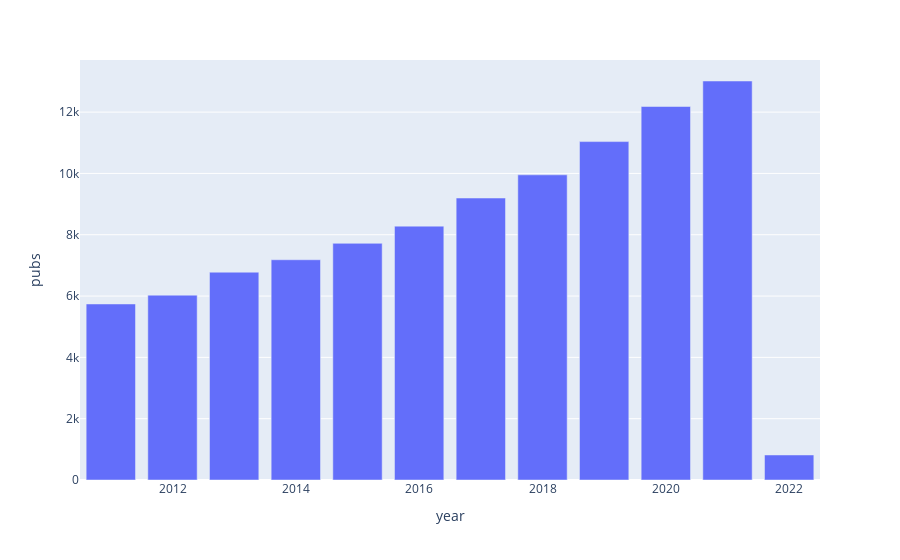

The code cell stored with this chart in its notebook:
### Markdown cell above
## 2. Publications output by year

### Code cell
allpubs = dsl.query(f"""
    
        search publications 
            where research_orgs.id = "{institution}"
            and type="article"
            and year > 2010
        return year
    
    
    """).as_dataframe()

allpubs.columns = ['pubs', 'year']
px.bar(allpubs, x="year", y="pubs")

### Figure 1 — Plotly figure (JSON) as saved in the notebook; plotly's stock layout.template omitted (floating-point values rounded to 4 significant figures)
{"data": [{"alignmentgroup": "True", "hovertemplate": "year=%{x}<br>pubs=%{y}<extra></extra>", "legendgroup": "", "marker": {"color": "#636efa", "pattern": {"shape": ""}}, "name": "", "offsetgroup": "", "orientation": "v", "showlegend": false, "textposition": "auto", "type": "bar", "x": [2021, 2020, 2019, 2018, 2017, 2016, 2015, 2014, 2013, 2012, 2011, 2022], "xaxis": "x", "y": [13015, 12183, 11039, 9954, 9198, 8281, 7720, 7184, 6779, 6030, 5742, 816], "yaxis": "y"}], "layout": {"autosize": true, "barmode": "relative", "legend": {"tracegroupgap": 0}, "margin": {"t": 60}, "xaxis": {"anchor": "y", "autorange": true, "domain": [0, 1], "range": [2010.0, 2022.0], "title": {"text": "year"}, "type": "linear"}, "yaxis": {"anchor": "x", "autorange": true, "domain": [0, 1], "range": [0, 13700], "title": {"text": "pubs"}, "type": "linear"}}}
